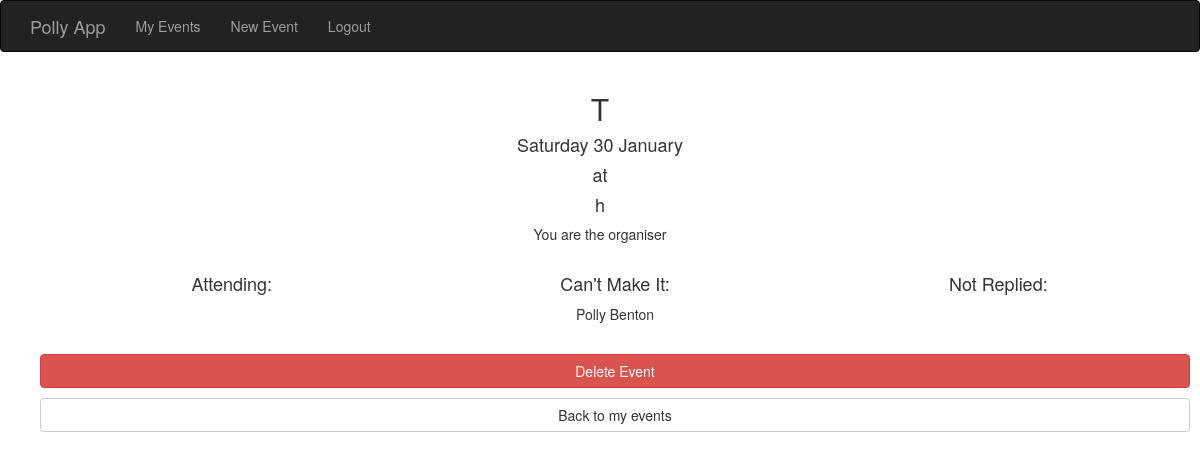
Screenshot of /event_details/8 (signed in) with the database file from the repository.
### app/models.py (models this page shows, shortened)
class Event(db.Model):
	__tablename__ = "events"
	id = db.Column(db.Integer, primary_key=True)
	name = db.Column(db.String(120), unique=False)
	location = db.Column(db.String(120), unique=False)
	admin_id = db.Column(db.Integer, db.ForeignKey("users.id"))
	deleted = db.Column(db.Boolean, unique=False, default = False)
	invites_sent = db.Column(db.Boolean, unique=False, default = False)
	confirmed = db.Column(db.Boolean, unique=False, default = False)
	eventdates = db.relationship('EventDate', backref=db.backref('event', lazy='select'))  #RELATIONSHIP DECLARATION

class EventDate(db.Model):
	__tablename__ = "eventdates"
	id = db.Column(db.Integer, primary_key=True)
	event_id = db.Column(db.Integer, db.ForeignKey("events.id"))
	date = db.Column(db.DateTime, unique=False)
	confirmed = db.Column(db.Boolean, unique=False, default = False)
	eventinvites = db.relationship('EventInvite', backref=db.backref('eventdate', lazy='select'))  #RELATIONSHIP DECLARATION

class EventInvite(db.Model):
	__tablename__ = "eventinvites"
	id = db.Column(db.Integer, primary_key=True)
	eventdate_id = db.Column(db.Integer, db.ForeignKey("eventdates.id"))
	invited_id = db.Column(db.Integer, db.ForeignKey("users.id"))
	status =  db.Column(db.Integer, unique=False) #1 is attending, 0 is not replied, -1 is not attending

class User(UserMixin, db.Model):
	__tablename__ = "users"
	id = db.Column(db.Integer, primary_key=True)
	firstname = db.Column(db.String(64), unique=False)
	surname = db.Column(db.String(64), unique=False)
	email = db.Column(db.String(120), index=True, unique=True)
	phone = db.Column(db.String(120), index=True, unique=True)
	group = db.Column(db.String(64), index=True, unique=False)
	password_hash = db.Column(db.String(128))
	events = db.relationship("Event",backref="user",lazy="select") #RELATIONSHIP DECLARATION
	eventsinvites = db.relationship("EventInvite",backref="user",lazy="select") #RELATIONSHIP DECLARATION
	@property
	def password(self):
		raise AttributeError("password is not a readable attribute")

### app/views.py (the view)
@app.route('/event_details/<int:event_id>', methods=['GET', 'POST'])
@login_required
def event_details(event_id):
	event = Event.query.filter_by(id = event_id).first()
	eventdates = EventDate.query.filter_by(event_id = event_id).all()
	eventdates.sort(key = lambda r: r.date)
	invitees = EventInvite.query.join(EventDate).filter_by(event_id = event_id).all()
	attendance_dict = {}
	for eventdate in eventdates:
		attendance_dict[eventdate.id] = {"attending":0,"cant_make_it":0,"not_replied":0}
		for invitee in invitees:
			if invitee.eventdate.id == eventdate.id:
				if invitee.status == 1:
					attendance_dict[eventdate.id]["attending"] = attendance_dict[eventdate.id]["attending"] + 1
				elif invitee.status == -1:
					attendance_dict[eventdate.id]["cant_make_it"] = attendance_dict[eventdate.id]["cant_make_it"] + 1
				elif invitee.status == 0:
					attendance_dict[eventdate.id]["not_replied"] = attendance_dict[eventdate.id]["not_replied"] + 1
	admin = User.query.filter_by(id = event.admin_id).first()
	if event.confirmed:
		return render_template("event_details_confirmed.html", title="Event_details", event = event , eventdates = eventdates, invitees = invitees, admin = admin, attendance_dict=attendance_dict)
	elif event.confirmed == False:
		if event.admin_id == current_user.id:
			return render_template("event_details_admin.html", title="Event_details", event = event , eventdates = eventdates, invitees = invitees, admin = admin, attendance_dict=attendance_dict)
		elif current_user.id in [invitee.invited_id for invitee in invitees]:
			return render_template("event_details_invited.html", title="Event_details", event = event , eventdates = eventdates, invitees = invitees, admin = admin)
		else:
			return "You are not admin or invited to " + event.name

### app/models.py (called while the page is built)
@login_manager.user_loader
def load_user(user_id):
	return User.query.get(int(user_id))

### app/templates/event_details_confirmed.html (shortened to what this page needs)
{% extends "base_test.html" %}
{%block head%}
<link rel="stylesheet" href="{{url_for("static", filename = "event_details_invited.css")}}" />
{%endblock%}
{% block content %}
<div class = "container">
	<div class = "row">
		<div class = "col-sm-12">
			<h2 style = "text-align: center"> {{ event.name }} </h2>
			<h4 style = "text-align: center">
				{%for eventdate in eventdates%}
					{%if eventdate.confirmed%}
						{{eventdate.date.strftime("%A %d %B")}}
					{%endif%}
				{%endfor%}
			</h4>
			<h4 style = "text-align: center"> at </h4>
			<h4 style = "text-align: center"> {{event.location}} </h4>
			{%if admin.id == current_user.id%}
				<p style = "text-align: center"> You are the organiser</p>
			{%else%}
				<p style = "text-align: center"> Invited by {{admin.firstname}} {{admin.surname}}</p>
			{%endif%}
		</div>
	</div>
	<div class = "container container-eventdate">
		<div class = "col-xs-4" style = "text-align:center">
			<h4> Attending: </h4>
		</div>
		<div class = "col-xs-4" style = "text-align:center">
			<h4> Can't Make It: </h4>
				{%for eventdate in eventdates%}
					{%if eventdate.confirmed%}
						{%for invitee in invitees%}
							{%if invitee.eventdate.id == eventdate.id and invitee.status == -1%}
								<p>{{invitee.user.firstname}} {{invitee.user.surname}}</p>
							{%endif%}
						{%endfor%}
					{%endif%}
				{%endfor%}
		</div>
		<div class = "col-xs-4" style = "text-align:center">
			<h4> Not Replied: </h4>
		</div>
	</div>
	{%if admin.id == current_user.id%}
	<div class = "container container-eventdate">
		<div class = "row eventdate-row">
			<div class = "col-xs-12">
				<a type = "button" class = "btn btn-danger btn-block" href="{{url_for("delete_event", event_id = event.id)}}" >
					Delete Event
				</a>
			</div>
		</div>
	{%endif%}
		<div class = "row eventdate-row">
			<div class = "col-xs-12">
				<a type = "button" class = "btn btn-default btn-block" href="{{url_for("index")}}" >
					Back to my events
				</a>
			</div>
		</div>
	</div>
</div>
{% endblock %}

### app/static/event_details_invited.css (style rules this page uses)
.container-eventdate { padding-left:10px; padding-right:10px; padding-top:10px; }
.eventdate-row { padding-top:10px }

### rows the page displays
Event: name "T", location "h"
EventDate: date "Saturday 30 January"
EventInvite: user.firstname "Polly", user.surname "Benton"
